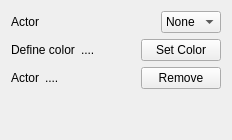
          <widget class="QWidget" name="Customization">
           <attribute name="title">
            <string>Customization</string>
           </attribute>
           <layout class="QVBoxLayout" name="verticalLayout_8">
            <item>
             <layout class="QHBoxLayout" name="horizontalLayout_6">
              <item>
               <widget class="QLabel" name="label_9">
                <property name="text">
                 <string>Actor</string>
                </property>
               </widget>
              </item>
              <item>
               <spacer name="horizontalSpacer_6">
                <property name="orientation">
                 <enum>Qt::Horizontal</enum>
                </property>
                <property name="sizeHint" stdset="0">
                 <size>
                  <width>40</width>
                  <height>20</height>
                 </size>
                </property>
               </spacer>
              </item>
              <item>
               <widget class="QComboBox" name="comboBox_customActor">
                <item>
                 <property name="text">
                  <string>None</string>
                 </property>
                </item>
               </widget>
              </item>
             </layout>
            </item>
            <item>
             <layout class="QHBoxLayout" name="horizontalLayout_7">
              <item>
               <widget class="QLabel" name="label_10">
                <property name="text">
                 <string>Define color</string>
                </property>
               </widget>
              </item>
              <item>
               <widget class="QLabel" name="label_currentActorColor">
                <property name="text">
                 <string>....</string>
                </property>
               </widget>
              </item>
              <item>
               <spacer name="horizontalSpacer_7">
                <property name="orientation">
                 <enum>Qt::Horizontal</enum>
                </property>
                <property name="sizeHint" stdset="0">
                 <size>
                  <width>40</width>
                  <height>20</height>
                 </size>
                </property>
               </spacer>
              </item>
              <item>
               <widget class="QPushButton" name="pushButton_color">
                <property name="text">
                 <string>Set Color</string>
                </property>
               </widget>
              </item>
             </layout>
            </item>
            <item>
             <layout class="QHBoxLayout" name="horizontalLayout_9">
              <item>
               <widget class="QLabel" name="label_11">
                <property name="text">
                 <string>Actor</string>
                </property>
               </widget>
              </item>
              <item>
               <widget class="QLabel" name="label_currentActor">
                <property name="text">
                 <string>....</string>
                </property>
               </widget>
              </item>
              <item>
               <spacer name="horizontalSpacer_10">
                <property name="orientation">
                 <enum>Qt::Horizontal</enum>
                </property>
                <property name="sizeHint" stdset="0">
                 <size>
                  <width>40</width>
                  <height>20</height>
                 </size>
                </property>
               </spacer>
              </item>
              <item>
               <widget class="QPushButton" name="pushButton_removeActor">
                <property name="text">
                 <string>Remove</string>
                </property>
               </widget>
              </item>
             </layout>
            </item>
            <item>
             <spacer name="verticalSpacer_3">
              <property name="orientation">
               <enum>Qt::Vertical</enum>
              </property>
              <property name="sizeHint" stdset="0">
               <size>
                <width>20</width>
                <height>40</height>
               </size>
              </property>
             </spacer>
            </item>
           </layout>
          </widget>
